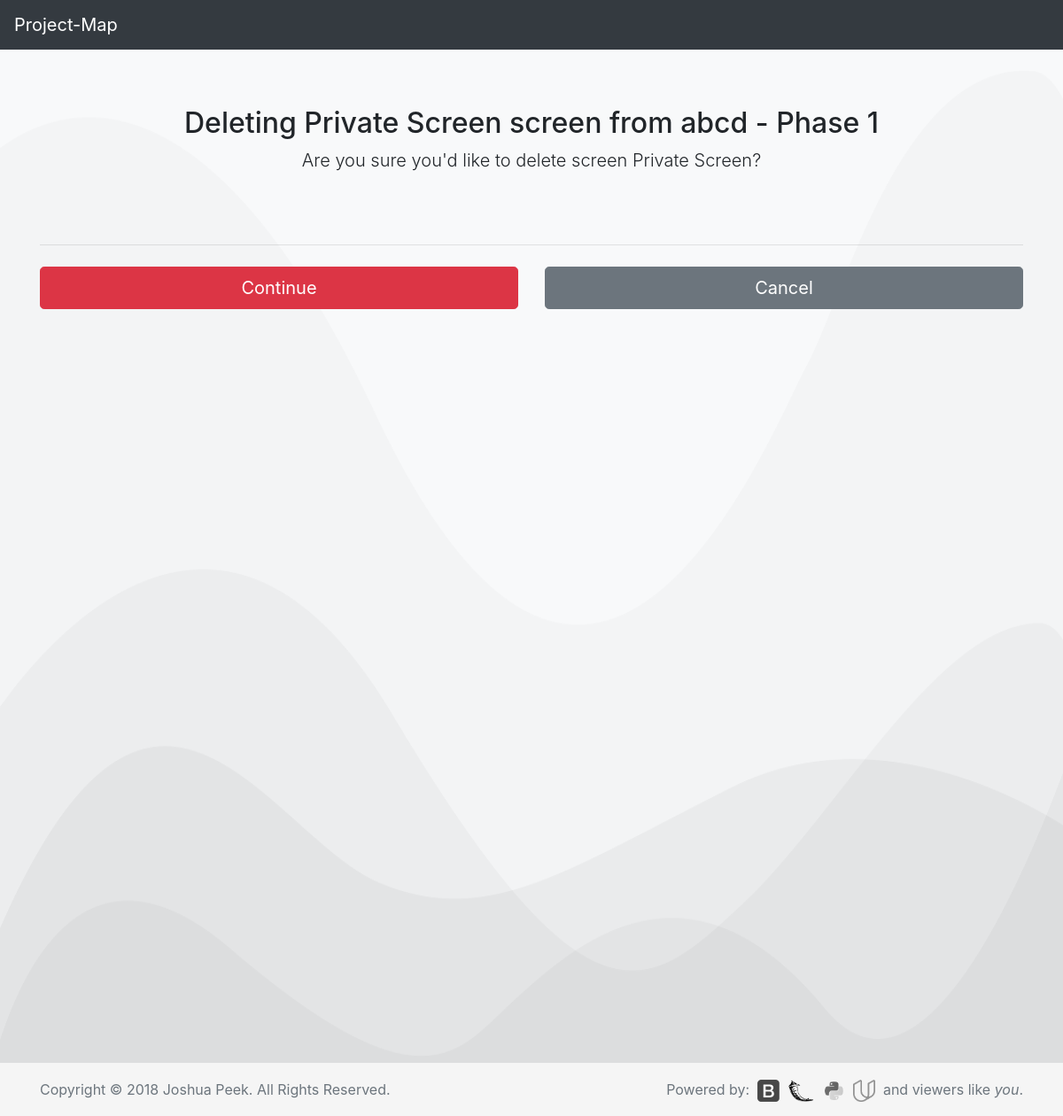
Before: /scrn?2&d with the older database file.
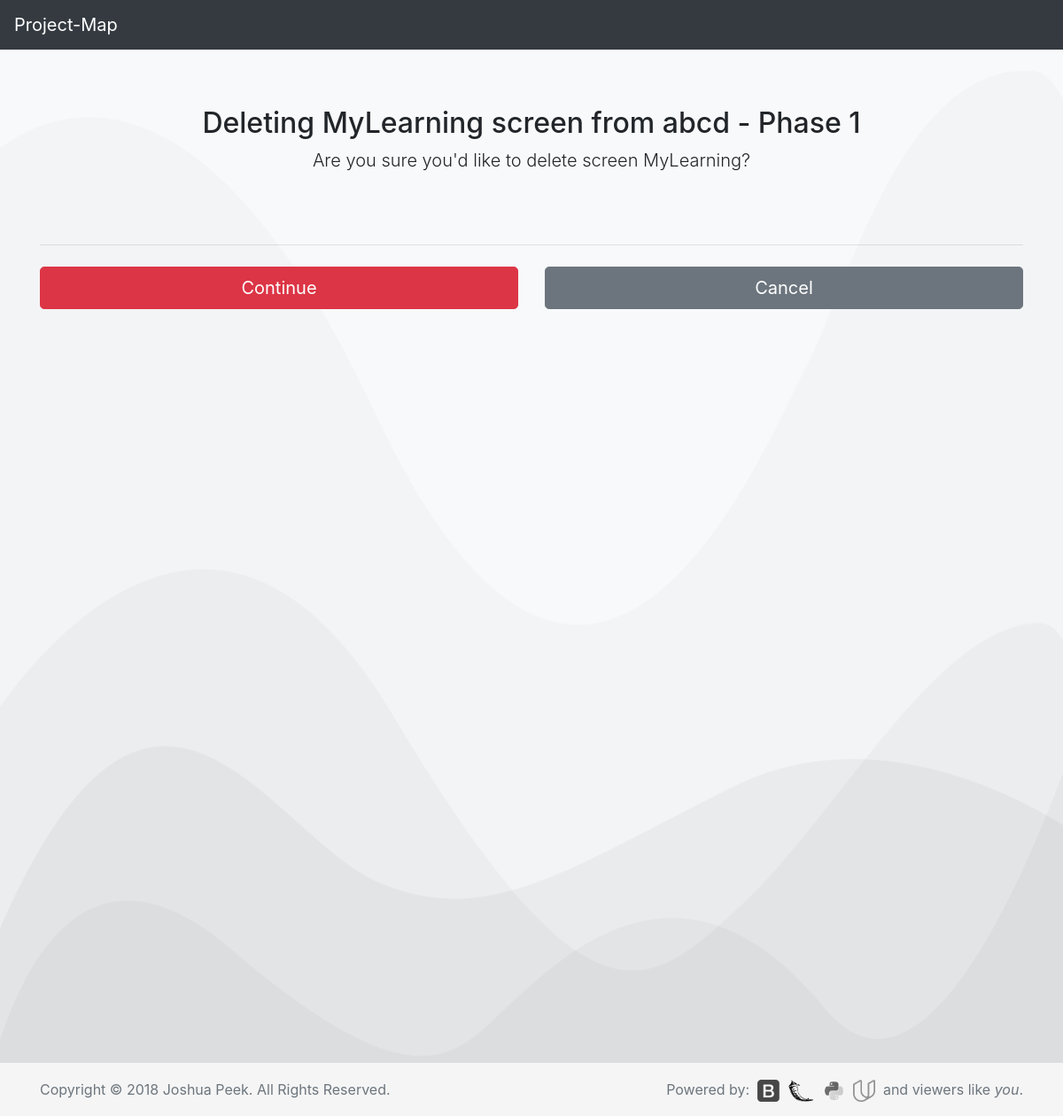
After: the same page with the newer database file.
### database_setup.py (models this page shows, shortened)
class Screen(Base):
    __tablename__ = 'screen'
    id = Column(Integer, primary_key=True)
    title = Column(String(250), nullable=False)
    description = Column(String(500))
    project_id = Column(Integer, ForeignKey('project.id'))
    project = relationship(Project)

### app.py (the view)
@app.route('/scrn?<int:screen_id>&d', methods=['GET', 'POST'])
def delScreen(screen_id):
    delScreen = session.query(Screen).filter_by(id=screen_id).one()
    org_id=delScreen.project.org.id
    project_id=delScreen.project.id
    allorgs = session.query(Org).all()
    allprojects = session.query(Project).all()
    if request.method == 'POST':
        session.delete(delScreen)
        session.commit()
        flash("Screen Removed")
        return redirect(url_for('projectPage',org_id=org_id,
                                 project_id=project_id))
    else:
        return render_template('delete/screen.html', i=delScreen)

### templates/delete/screen.html (shortened to what this page needs)
<!doctype html>
<html lang="en">
  {% include "header.html" %}
  <body>
    <nav class="navbar navbar-expand-md navbar-dark fixed-top bg-dark">
      <a class="navbar-brand" href="/">Project-Map</a>
    </nav>
  <body class="bg-light">
    <div class="container">
      <div class="py-5 text-center">
        <h2>Deleting {{i.title}} screen from {{i.project.org.title}} - {{i.project.title}}</h2>
        <p class="lead">Are you sure you'd like to delete screen {{i.title}}?</p>
      </div>
      <div class="row">
        <div class="col-md-12 order-md-1">
          <form class="needs-validation" action='{{url_for('delScreen', screen_id=i.id)}}' method='post' novalidate>
            <hr class="mb-4">
            <div class="row">
              <div class="col-md-6 mb-3">
                <button class="btn btn-danger btn-lg btn-block" type="Edit">Continue</button>
              </div>
          </form>
              <div class="col-md-6 mb-3">
                <form action="{{url_for('projectPage', org_id = i.project.org.id, project_id=i.project.id)}}">
                  <button class="btn btn-secondary btn-lg btn-block" type="submit">Cancel</button>
                </form>
              </div>
            </div>
        </div>
      </div>
  {% include "footer.html" %}
  </body>
</html>

Changed rows visible on the page:
changed Screen: title "Private Screen" → "MyLearning"
